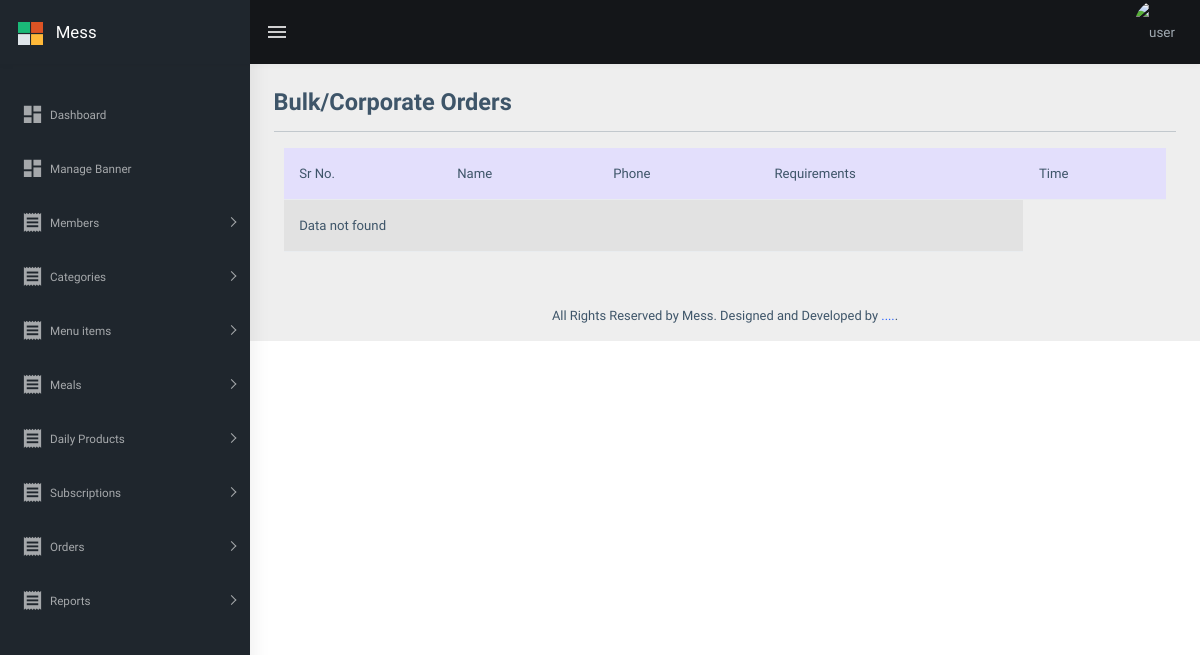
The app's page /admin/bulkorders.php (signed in), older data.
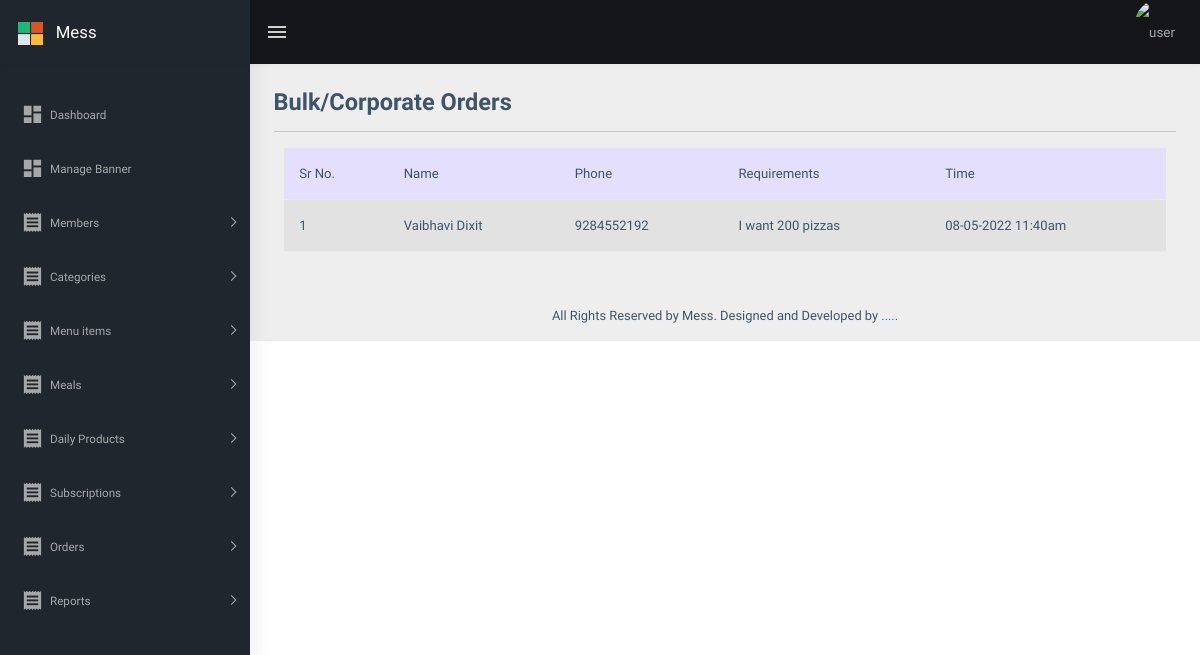
The same page, newer data.
### tables this page shows
CREATE TABLE `bulkorders` (
  `id` bigint(20) NOT NULL,
  `name` varchar(100) NOT NULL,
  `phone` varchar(15) NOT NULL,
  `requirements` varchar(255) NOT NULL,
  `addedon` timestamp NOT NULL DEFAULT current_timestamp()
);

### include/function.inc.php (called while the page is built, shortened)
<?php
function myDate($dt){
	return date('d-m-Y',strtotime($dt)).' '.date('h:ia',strtotime($dt));
}
?>

### admin/bulkorders.php (the view, shortened to what this page needs)
<?php
include ('top.php');
$sql="select * from bulkorders order by id desc";
$res=mysqli_query($con,$sql);
?>
            <main class="content">
                <div class="container-fluid p-4">
                    <div class="mb-3">
                        <h1 class="h3 d-inline align-middle">Bulk/Corporate Orders</h1>
                    </div>
                    <hr>
                <div class="container table-responsive">
                    <table class="table table-striped  table-hover table-sm pt-3" id="dttable">
                    <thead class="table-primary">
                        <tr>
                            <th scope="col">Sr No.</th>
                            <th scope="col">Name</th>
                            <th scope="col">Phone</th>
                            <th scope="col">Requirements</th>
                            <th scope="col">Time</th>
                        </tr>
                    </thead>
                    <tbody>
<?php
                            if(mysqli_num_rows($res) > 0){
                                $i=1;
                                while( $row=mysqli_fetch_assoc($res) ){
                        ?>
                        <tr>
                        <td scope="col"> <?php  echo $i; ?></td>
                        <td scope="col"> <?php  echo $row['name']; ?></td>
                        <td scope="col"> <?php  echo $row['phone']; ?></td>
                        <td scope="col"> <?php  echo $row['requirements']; ?></td>
                        <td scope="col"> <?php  echo mydate($row['addedon']); ?></td>
                        </tr>
                        <?php
                                $i++;
                                }
                            }
                            else{
                            ?>
                            <td colspan="4">Data not found</td>
                            <?php
                            }
                        ?>
                    </tbody>
                    </table>
                </div>
                </div>
            </main>
            <?php
                include 'footer.php';
            ?>

Row changes from the older to the newer data that the page shows:
added bulkorders: name "Vaibhavi Dixit", phone "9284552192", requirements "I want 200 pizzas", addedon "08-05-2022 11:40am"
Text that changed along with them:
text no longer shown: "Data not found"
